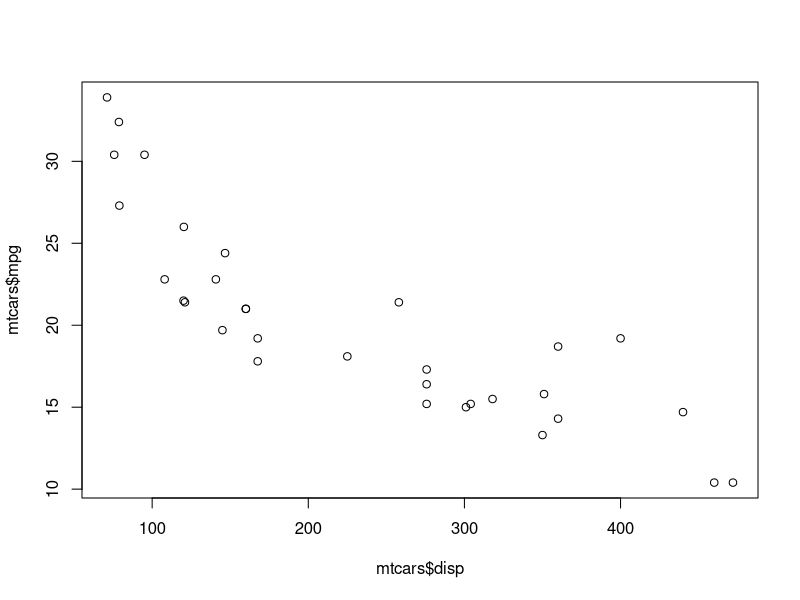
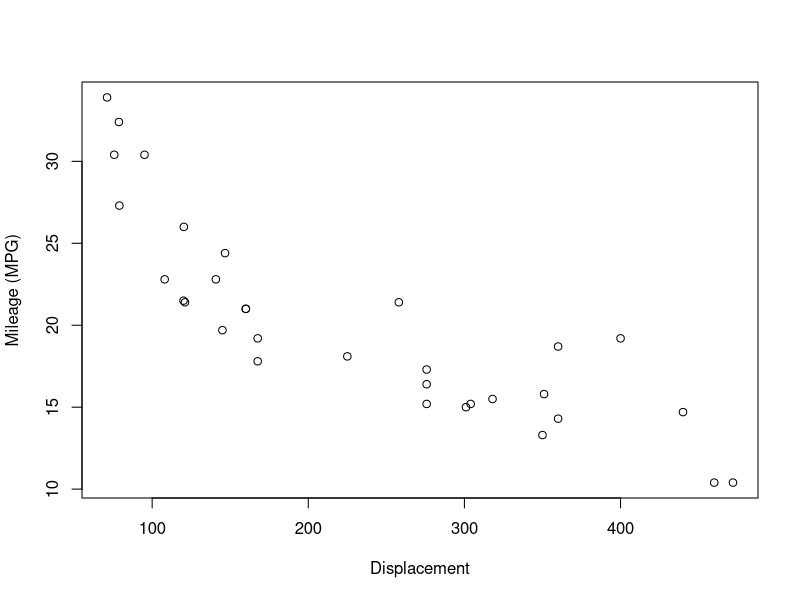
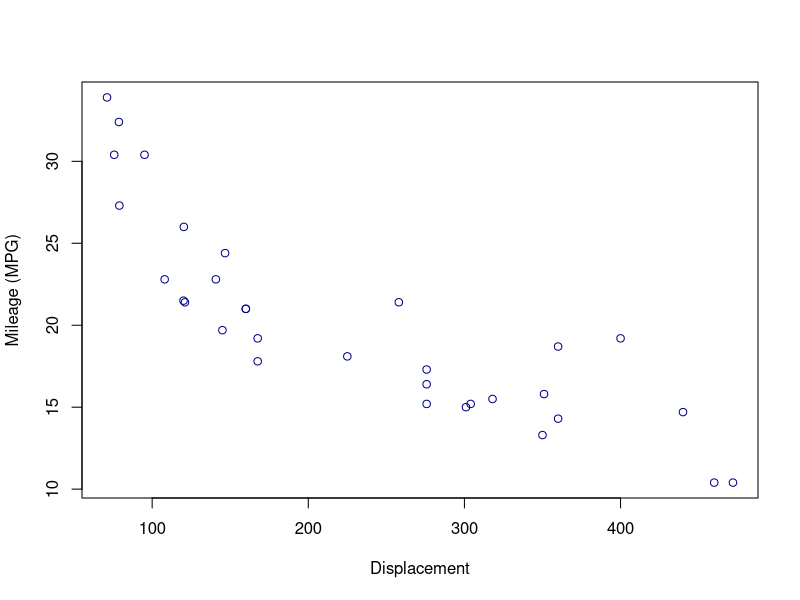
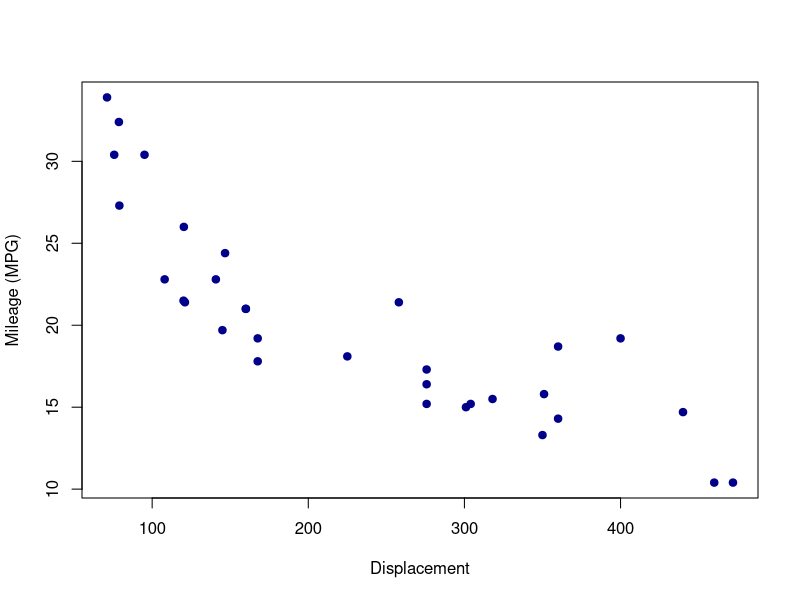
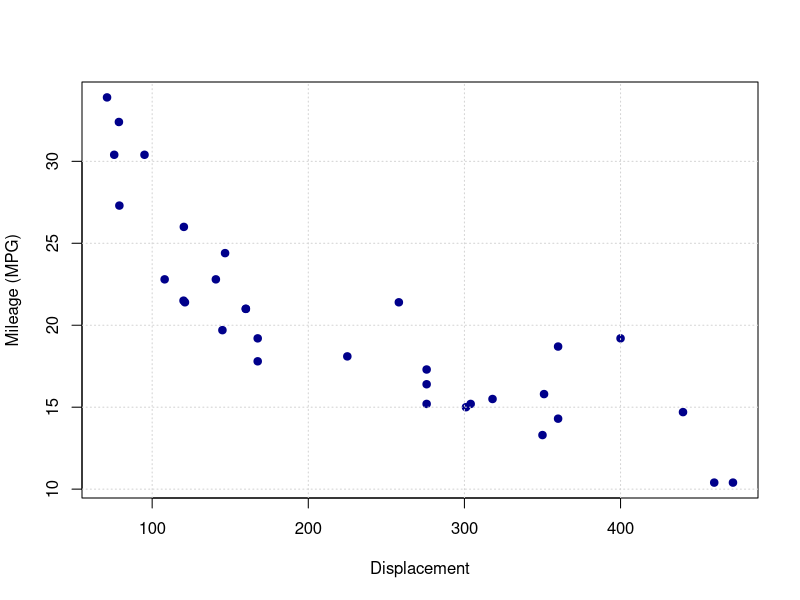
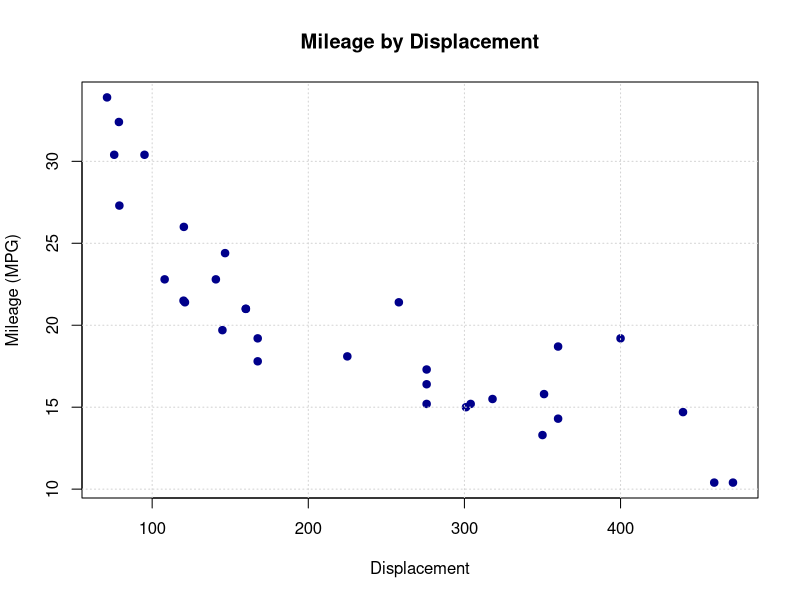
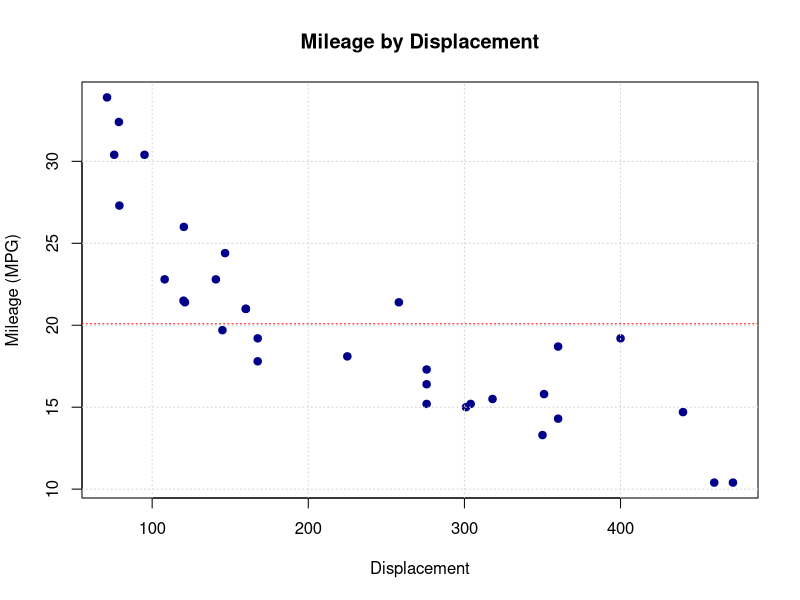
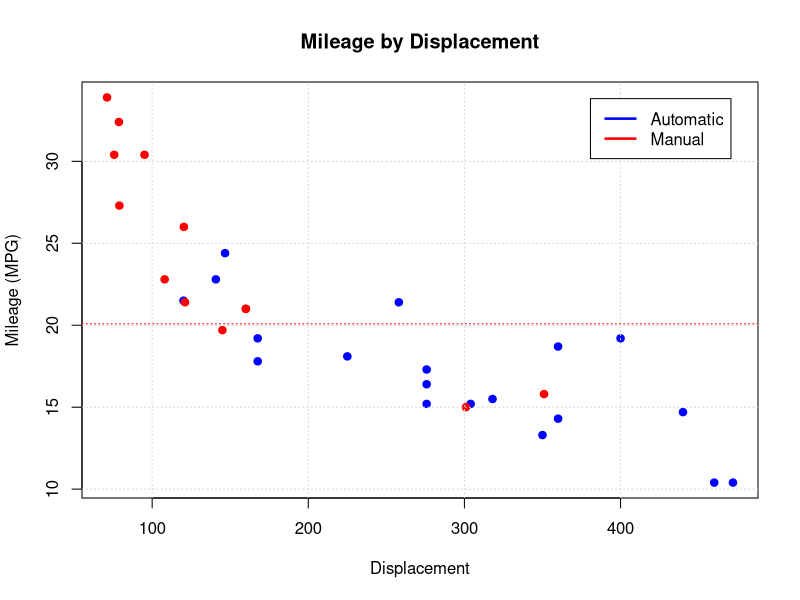

Source code (R) for these figures, in order:
# using mtcars, create a scatterplot showing each car’s mpg 
# as a function of engine displacement
plot(
  mtcars$disp, 
  mtcars$mpg
)

# change the x,y axis labels to “displacement” and “mileage (mpg)”. 
plot(
  mtcars$disp, 
  mtcars$mpg, 
  xlab="Displacement", 
  ylab="Mileage (MPG)"
)

# make the dots dark blue.
plot(
  mtcars$disp,
  mtcars$mpg, 
  xlab="Displacement", 
  ylab="Mileage (MPG)", 
  col="dark blue"
)

# make the dots solid.
plot(
  mtcars$disp, 
  mtcars$mpg, 
  xlab="Displacement", 
  ylab="Mileage (MPG)", 
  col="dark blue", 
  pch=19
)

# add a grid.
plot(
  mtcars$disp, 
  mtcars$mpg, 
  xlab="Displacement", 
  ylab="Mileage (MPG)", 
  col="dark blue", 
  pch=19
)
grid(col="lightgray")

# add a title.
plot(
  mtcars$disp, 
  mtcars$mpg, 
  xlab="Displacement",
  ylab="Mileage (MPG)", 
  col="dark blue", 
  pch=19, 
  main="Mileage by Displacement")
grid(col="lightgray")

# add a dotted red horizontal line showing the average miles per gallon.
plot(
  mtcars$disp, 
  mtcars$mpg, 
  xlab="Displacement", 
  ylab="Mileage (MPG)", 
  col="dark blue", 
  pch=19, 
  main="Mileage by Displacement"
)
grid(col="lightgray")
abline(h=mean(mtcars$mpg), col="red", lty=3)

# color the dots according to manual or automatic transmission (column ‘am’, where am == 0 mean automatic transmission).  
plot(
  mtcars$disp, 
  mtcars$mpg, 
  xlab="Displacement", 
  ylab="Mileage (MPG)", 
  col=ifelse(mtcars$am == 0,"blue","red"), 
  pch=19, 
  main="Mileage by Displacement"
)
grid(col="lightgray")
abline(h=mean(mtcars$mpg), col="red", lty=3)

# add a legend 
legend(
  "topright", 
  c("Automatic","Manual"), 
  inset=0.04, 
  lty=c(1,1), 
  lwd=c(2.5,2.5), 
  col=c("blue","red")
)

# compute the number of cars for each possible value of number of cylinders
tbl = table(mtcars$cyl)

# produce a simple barplot, with one bar for each possible number of cylinders 
barplot(tbl)

# improve your barplot by adding title, x/y axis labels, and color.
barplot(
  tbl, 
  main="Cars With Cylinders", 
  xlab="Number of Cylinders", 
  ylab="Number of Cars", 
  col="blue"
)

# Create a simple box plot showing mileage as a function of number of cylinders.  
# Use function ‘boxplot’.
boxplot(mpg ~ cyl, range=0, data=mtcars)

# Improve your boxplot by adding color, title, and x/y axis labels.
boxplot(
  mpg ~ cyl, 
  range=0, 
  data=mtcars, 
  col="blue", 
  main="MPG as effected by Cylinders", 
  xlab="Cylinders", 
  ylab="MPG"
)

# switching to the Old Faithful data (built-in data set ‘faithful’),
# plot a histogram of eruption length (column ‘eruptions’).
hist(x=faithful$eruptions)

# try using 15 breaks
hist(
  x=faithful$eruptions, 
  breaks=15
)

# try a different color.
hist(
  x=faithful$eruptions, 
  breaks=15,
  col="red"
)

# change the title an x axis label,
# and try to save the plot using RStudio
hist(
  x=faithful$eruptions, 
  breaks=15,
  col="red",
  xlab="Eruptions",
  main="Frequency of Eruptions"
)
